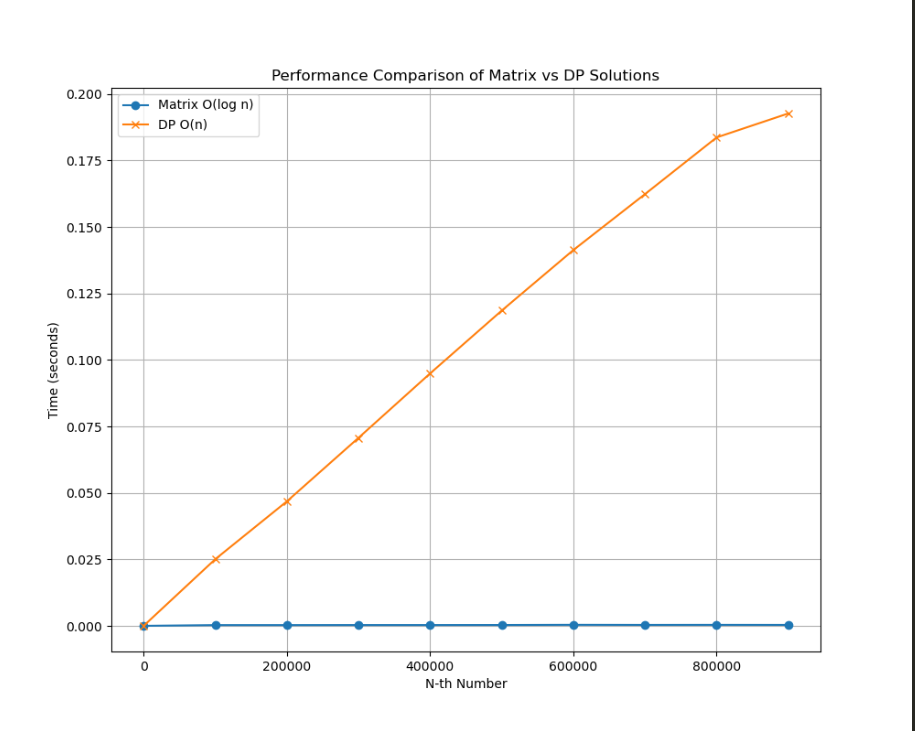

Write the Python code that produced this figure.
import time
import matplotlib.pyplot as plt

# Define the matrix-based solution
class MatrixSolution:
    MOD = 10**9 + 7

    def numTilings(self, n: int) -> int:
        if n == 1:
            return 1
        if n == 2:
            return 2
        if n == 3:
            return 5
        M = [
            [2, 0, 1],
            [1, 0, 0],
            [0, 1, 0]
        ]
        M_power = self.matrix_power(M, n - 3)
        result_vector = self.matrix_multiply(M_power, [[5], [2], [1]])
        return result_vector[0][0]

    def matrix_power(self, matrix, n):
        size = len(matrix)
        result = [[1 if i == j else 0 for j in range(size)] for i in range(size)]
        while n > 0:
            if n % 2 == 1:
                result = self.matrix_multiply(result, matrix)
            matrix = self.matrix_multiply(matrix, matrix)
            n //= 2
        return result

    def matrix_multiply(self, A, B):
        rows_A = len(A)
        cols_A = len(A[0])
        rows_B = len(B)
        cols_B = len(B[0])
        result = [[0 for _ in range(cols_B)] for _ in range(rows_A)]
        for i in range(rows_A):
            for j in range(cols_B):
                for k in range(cols_A):
                    result[i][j] = (result[i][j] + A[i][k] * B[k][j]) % self.MOD
        return result

# Define the DP-based solution
class DPSolution:
    MOD = 10**9 + 7

    def numTilings(self, n: int) -> int:
        if n < 2:
            return 1

        dp = [0] * (n + 1)
        dp[0] = 1
        dp[1] = 1
        dp[2] = 2
        for i in range(3, n + 1):
            dp[i] = (2 * dp[i - 1] + dp[i - 3]) % self.MOD

        return dp[n]

# Test range
test_range = list(range(0, 1000000, 100000))

# Time measurements
times_matrix = []
times_dp = []

matrix_solution = MatrixSolution()
dp_solution = DPSolution()

for n in test_range:
    start_time = time.time()
    matrix_solution.numTilings(n)
    times_matrix.append(time.time() - start_time)

    start_time = time.time()
    dp_solution.numTilings(n)
    times_dp.append(time.time() - start_time)

# Plotting the results
plt.figure(figsize=(10, 8))
plt.plot(test_range, times_matrix, label='Matrix O(log n)', marker='o')
print(times_matrix)
plt.plot(test_range, times_dp, label='DP O(n)', marker='x')
print(times_dp)
plt.xlabel('N-th Number')
plt.ylabel('Time (seconds)')
plt.title('Performance Comparison of Matrix vs DP Solutions')
plt.legend()
plt.grid(True)
plt.show()
